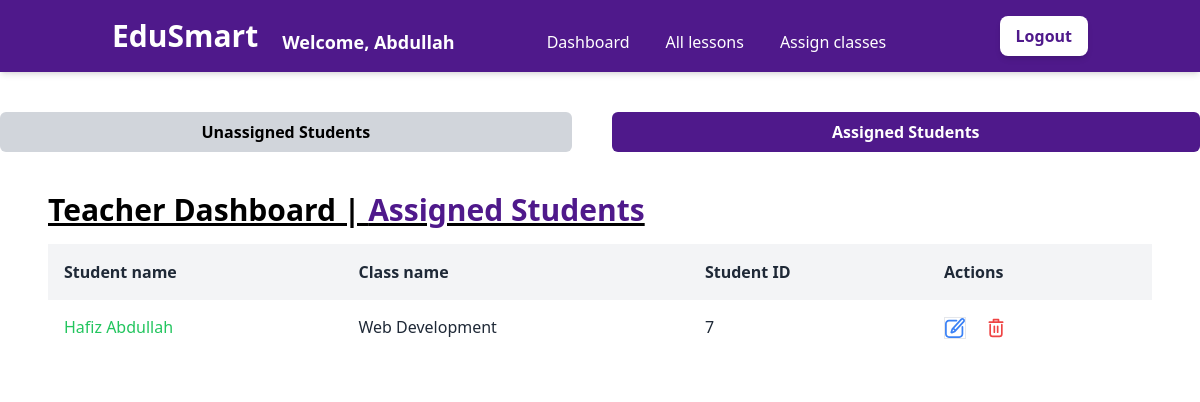
The page /teacher/assigned_students/ (signed in) on the database as committed earlier.
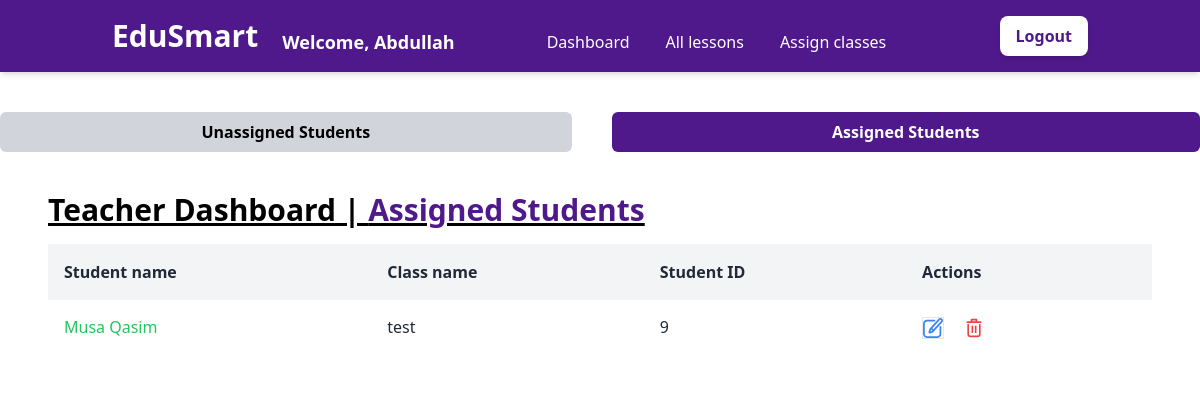
The same page on the database as committed later.
### user_accounts/models.py (models this page shows, shortened)
class CustomUser(AbstractUser):
    username                 = None
    name                     = models.CharField(max_length=255)
    email                    = models.EmailField(max_length=255, unique=True)
    ROLE_CHOICES = [
        ('admin', 'Admin'),
        ('teacher', 'Teacher'),
        ('student', 'Student')
    ]
    role                     = models.CharField(max_length=10, choices=ROLE_CHOICES)
    class_id                 = models.ForeignKey(
        'teacher.Class',
        null=True,
        blank=True,
        on_delete=models.SET_NULL
    )
    USERNAME_FIELD = 'email'
    REQUIRED_FIELDS = ['name']
    objects = MyAccountManager()

### teacher/models.py (models this page shows, shortened)
class Class(models.Model):
    name                        = models.CharField(max_length=255)
    teacher_id                  = models.ForeignKey(CustomUser, on_delete=models.CASCADE)

### education_system/decorators.py (the view)
        @user_passes_test(lambda u: u.is_authenticated and u.role == role, login_url='/login/')
        def _wrapped_view(request, *args, **kwargs):
            if request.user.is_authenticated and request.user.role == role:
                return view_func(request, *args, **kwargs)
            else:
                return redirect('login')

### teacher/views.py (called while the page is built)
@role_required('teacher')
def assigned_students_list(request):
    students = CustomUser.objects.filter(role='student').exclude(class_id=None)
    assigned_students = [std for std in students if std.class_id and Class.objects.filter(id=std.class_id.id).exists()]
    context = {'students': assigned_students}
    return render(request, "teacher/assigned_students.html", context)

### teacher/templates/teacher/assigned_students.html (shortened to what this page needs)
{% extends "base.html" %}
{% block content %}
<main>
    <div class="pt-28">
        <div class="flex gap-10 mb-10">
            <a href="{% url 'assign_students' %}" class="w-full">
                <button type="submit" class="bg-gray-300 hover:opacity-90  font-semibold rounded-md py-2 px-4 w-full">
                    Unassigned Students
                </button>
            </a>
            <button type="submit"
                class="bg-[#4F198B] text-white hover:opacity-90 font-semibold rounded-md py-2 px-4 w-full">
                Assigned Students
            </button>
        </div>
        <div class="flex justify-between px-12">
            <h1 class="text-3xl underline font-semibold mb-4">Teacher Dashboard | <span class="text-[#4F198B]">Assigned
                    Students</span></h1>
        </div>
        <div class="font-sans overflow-x-auto px-12">
            {% if students %}
            <table class="min-w-full bg-white">
                <thead class="bg-gray-100 whitespace-nowrap">
                    <tr>
                        <th class="p-4 text-left text-base font-semibold text-gray-800">
                            Student name
                        </th>
                        <th class="p-4 text-left text-base font-semibold text-gray-800">
                            Class name
                        </th>
                        <th class="p-4 text-left text-base font-semibold text-gray-800">
                            Student ID
                        </th>
                        <th class="p-4 text-left text-base font-semibold text-gray-800">
                            Actions
                        </th>
                    </tr>
                </thead>
                <tbody class="whitespace-nowrap">
                    {% for std in students %}
                    <tr class="hover:bg-gray-50">
                        <td class="p-4 text-[16px] text-green-500">
                            <p class="mb-5">{{std.name}}</p>
                        </td>
                        <td class="p-4 text-[16px] text-gray-800">
                            <p class="mb-5">{{ std.class_id.name }}</p>
                        </td>
                        <td class="p-4 text-[16px] text-gray-800">
                            <p class="mb-5">{{std.id}}</p>
                        </td>
                        <td class="pb-4 px-4">
                            <a href="{% url 'update_assigned_student' student_id=std.id %}">
                                <button class="mr-4 border" title="Edit">
                                </button>
                            </a>
                            <a href="{% url 'remove_assigned_student' student_id=std.id %}">
                                <button class="mr-4" title="Delete">
                                </button>
                            </a>
                        </td>
                    </tr>
                    {% endfor %}
                </tbody>
                {% else %}
                <p>No class found. Lets create class and begins the magic✨</p>
            </table>
            {% endif %}
        </div>
    </div>
</main>
{% endblock %}

Rows that differ between the two databases and show on the page:
removed CustomUser: name "Hafiz Abdullah", class_id.name "Web Development", id "7"
added CustomUser: name "Musa Qasim", class_id.name "test", id "9"
